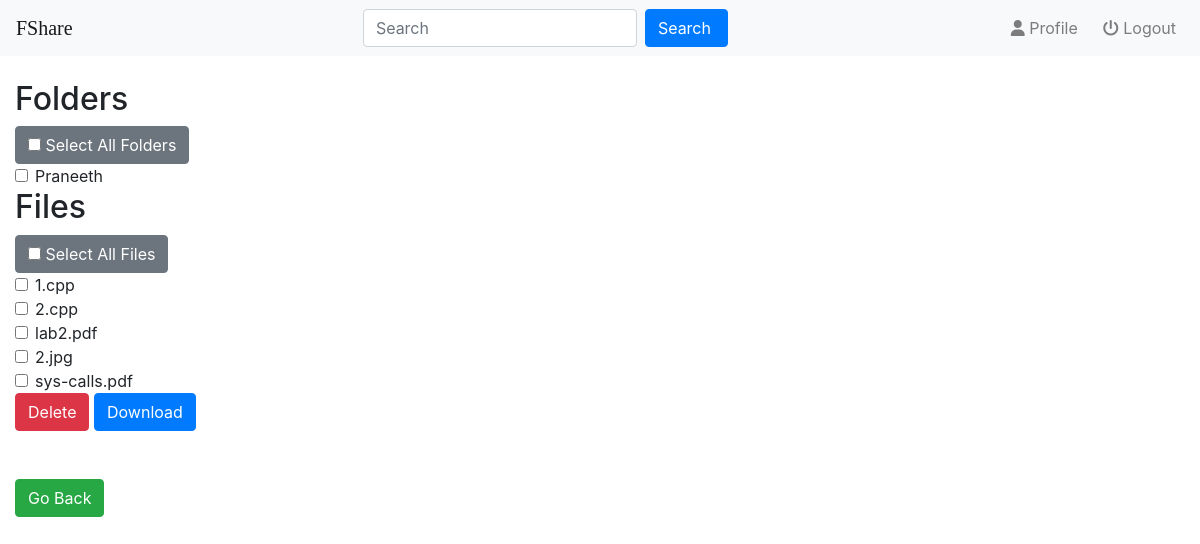
/fileshare/select/23/, run on an earlier commit of the app's database.
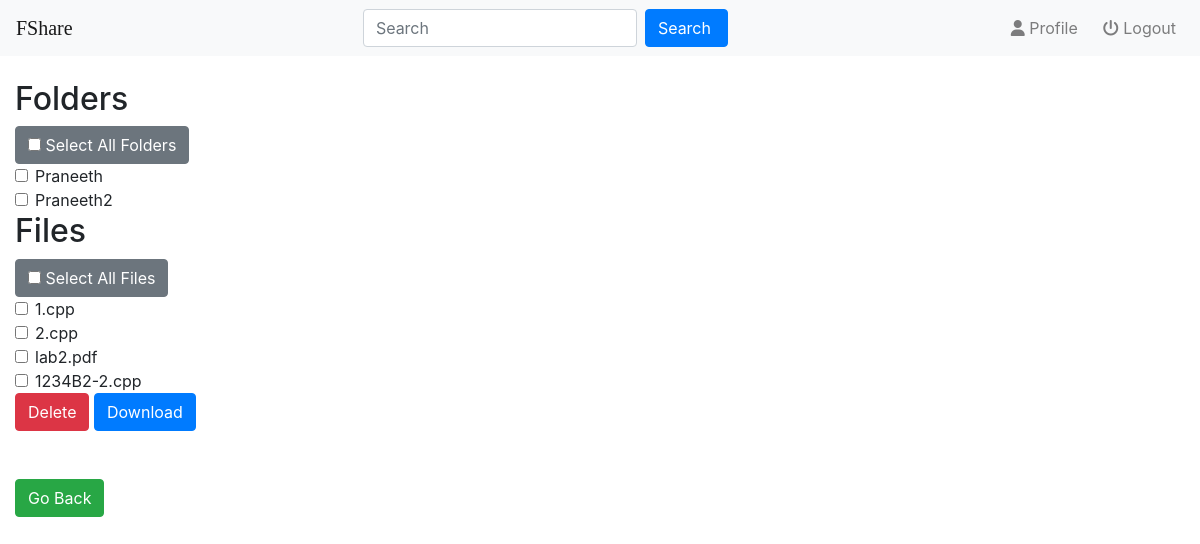
And on a later commit of the database.
### fileshare/models.py (models this page shows, shortened)
class Folder(models.Model):
    user = models.ForeignKey(User,on_delete=models.CASCADE,default=1)
    name = models.CharField(max_length=50)
    linkedfolder = models.ForeignKey("self",on_delete=models.CASCADE,null=True,blank=True)
    lastmodified = models.DateTimeField(auto_now=True)
    def __str__(self):
        return self.name

class File(models.Model):
    user = models.ForeignKey(User,on_delete=models.CASCADE,default=1)
    folder=models.ForeignKey(Folder,on_delete=models.CASCADE,null=True,blank=True)
    name = models.CharField(max_length=50,null=True,blank=True)
    file=models.FileField();
    created_on = models.DateTimeField(auto_now_add=True)
    def __str__(self):
        return self.name

### fileshare/views.py (the view)
# urls.py: path('select/<int:pk>/',views.select,name='select'),
def select(request,pk):
    folder = get_object_or_404(Folder,pk=pk)
    files = folder.file_set.all()
    folders = folder.folder_set.all()
    context={'folder':folder,'folders':folders,'files':files}
    return render(request,'fileshare/select.html',context)

### fileshare/templates/fileshare/select.html (shortened to what this page needs)
{% extends 'fileshare/base.html'%}
{% block body %}
<form action="{% url 'fileshare:list_delete' folder.pk %}" method="get">
  <h2>Folders</h2>
  <button type="button" class="btn btn-secondary"><input type="checkbox" onClick="toggle(this,'folder')" /> Select All Folders</button><br/>
  {% for f in folders %}
    <div class="form-check">
      <label class="form-check-label" for="check1">
        <input type="checkbox" class="form-check-input" id="check1{{f.pk}}" name="folder" value="{{ f.pk }}">{{ f }}
      </label>
    </div>
  {% endfor %}
  <h2>Files</h2>
  <button type="button" class="btn btn-secondary"><input type="checkbox" onClick="toggle(this,'file')" /> Select All Files</button><br/>
  {% for f in files %}
    <div class="form-check">
      <label class="form-check-label" for="check1">
        <input type="checkbox" class="form-check-input" id="check2{{f.pk}}" name="file" value="{{ f.pk }}">{{ f }}
      </label>
    </div>
  {% endfor %}
  <button type="button" class="btn btn-danger" data-toggle="modal" data-target="#myModal"> Delete </button>
  <button type="submit" class="btn btn-primary" id="download" formaction="{% url 'fileshare:list_folder_file_download' %}">Download</button>
</form>
<br/>
<br/>
<button onclick="goBack()" id="goback" class="btn btn-success">Go Back</button>
{% endblock %}

What changed in the data, as far as the page shows it:
removed File: name "2.jpg"
removed File: name "sys-calls.pdf"
added Folder: name "Praneeth2"
added File: name "1234B2-2.cpp"
